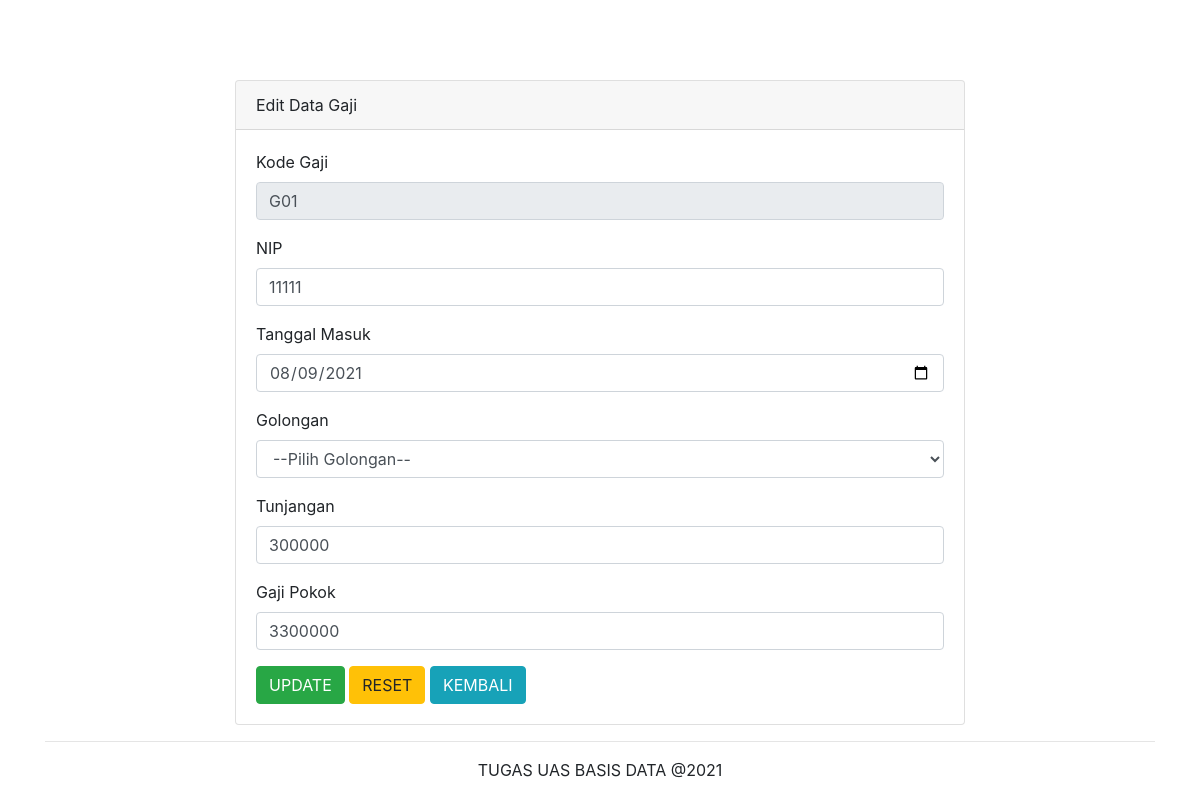
The page /index.php/gaji/edit_dataa/G01 on the database its author committed.
### tables this page shows
CREATE TABLE `data_gaji` (
  `kd_gaji` varchar(3) NOT NULL,
  `nip` varchar(5) NOT NULL,
  `tglMasuk` date NOT NULL,
  `golongan` enum('I','II','III','IV') NOT NULL,
  `tunjangan` int(11) NOT NULL,
  `gajiPokok` int(11) NOT NULL
);

### application/controllers/Gaji.php (called while the page is built, shortened)
<?php
class Gaji extends CI_Controller {
    public function edit_dataa($kd_gaji){
        $usr = $this->m_gaji->GetDataGaji("where kd_gaji = '$kd_gaji'");
        $data = array(
            "kd_gaji" => $usr[0]['kd_gaji'],
            "nip" => $usr[0]['nip'],
            "tglMasuk" => $usr[0]['tglMasuk'],
            "golongan" => $usr[0]['golongan'],
            "tunjangan" => $usr[0]['tunjangan'],
            "gajiPokok" => $usr[0]['gajiPokok']);
        $this->load->view('edit_form_gaji', $data);
        $this->load->view('template/footer');
    }
}

### index.php (called while the page is built, shortened)
<?php
require_once BASEPATH.'core/CodeIgniter.php';

### application/models/M_gaji.php (called while the page is built, shortened)
<?php
class M_gaji extends CI_Model{
	public function GetDataGaji($where=""){
		$data = $this->db->query('select * from data_gaji '.$where);
		return $data->result_array();
	}
}

### application/views/edit_form_gaji.php (the view, shortened to what this page needs)
<!doctype html>
<html lang="en">
  <head>
    <link rel="stylesheet" href="https://stackpath.bootstrapcdn.com/bootstrap/4.4.1/css/bootstrap.min.css">
  </head>
  <body>
    <div class="container" style="margin-top: 80px">
      <div class="row">
        <div class="col-md-8 offset-md-2">
          <div class="card">
            <div class="card-header">
              Edit Data Gaji
            </div>
            <div class="card-body">
              <form action="<?php echo base_url() ?>index.php/gaji/doo_update" method="POST">
                <div class="form-group">
                  <label>Kode Gaji</label>
                  <input type="text" name="kd_gaji" value="<?php echo $kd_gaji ?>" class="form-control" readonly>
                </div>
                <div class="form-group">
                  <label>NIP</label>
                  <input type="text" name="nip" value="<?php echo $nip ?>" class="form-control">
                </div>
                <div class="form-group">
                   <label>Tanggal Masuk</label>
                  <input type="date" name="tglMasuk" value="<?php echo $tglMasuk ?>" class="form-control">
                </div>
                <div class="form-group">
                  <label>Golongan</label>
                  <select id="golongan" class="form-control" name="golongan">
                    <option>--Pilih Golongan--</option>
                  </select>
                </div>
                 <div class="form-group">
                  <label>Tunjangan</label>
                  <input type="text" name="tunjangan" value="<?php echo $tunjangan ?>" class="form-control">
                </div>
                <div class="form-group">
                  <label>Gaji Pokok</label>
                  <input type="text" name="gajiPokok" value="<?php echo $gajiPokok ?>" class="form-control">
                </div>
                <button type="submit" class="btn btn-success">UPDATE</button>
                <button type="reset" class="btn btn-warning">RESET</button>
                <a href="<?php echo base_url() ?>index.php/gaji/load_gaji" class="btn btn-md btn-info">KEMBALI</a>
              </form>
            </div>
          </div>
        </div>
      </div>
    </div>

### rows shown on the page
data_gaji: kd_gaji "G01", nip "11111", tglMasuk "08/09/2021", tunjangan "300000", gajiPokok "3300000"
